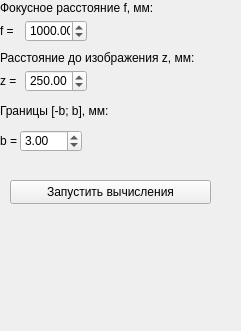
      <widget class="QWidget" name="crossSectionFractionalFourierTransformPage">
       <property name="geometry">
        <rect>
         <x>0</x>
         <y>0</y>
         <width>241</width>
         <height>331</height>
        </rect>
       </property>
       <attribute name="label">
        <string>Дробное преобразование Фурье</string>
       </attribute>
       <widget class="QDoubleSpinBox" name="fCrossSectionInputBox">
        <property name="geometry">
         <rect>
          <x>25</x>
          <y>20</y>
          <width>62</width>
          <height>22</height>
         </rect>
        </property>
        <property name="minimum">
         <double>0.010000000000000</double>
        </property>
        <property name="maximum">
         <double>999999.989999999990687</double>
        </property>
        <property name="value">
         <double>1000.000000000000000</double>
        </property>
       </widget>
       <widget class="QLabel" name="fCrossSectionInputText">
        <property name="geometry">
         <rect>
          <x>0</x>
          <y>20</y>
          <width>21</width>
          <height>21</height>
         </rect>
        </property>
        <property name="text">
         <string>f = </string>
        </property>
       </widget>
       <widget class="QLabel" name="fCrossSectionText">
        <property name="geometry">
         <rect>
          <x>0</x>
          <y>0</y>
          <width>211</width>
          <height>16</height>
         </rect>
        </property>
        <property name="text">
         <string>Фокусное расстояние f, мм:</string>
        </property>
       </widget>
       <widget class="QLabel" name="zFourierText">
        <property name="geometry">
         <rect>
          <x>0</x>
          <y>50</y>
          <width>211</width>
          <height>16</height>
         </rect>
        </property>
        <property name="text">
         <string>Расстояние до изображения z, мм:</string>
        </property>
       </widget>
       <widget class="QDoubleSpinBox" name="zFourierInputBox">
        <property name="geometry">
         <rect>
          <x>25</x>
          <y>70</y>
          <width>62</width>
          <height>22</height>
         </rect>
        </property>
        <property name="minimum">
         <double>0.000000000000000</double>
        </property>
        <property name="maximum">
         <double>999999.989999999990687</double>
        </property>
        <property name="value">
         <double>250.000000000000000</double>
        </property>
       </widget>
       <widget class="QLabel" name="zFourierInputText">
        <property name="geometry">
         <rect>
          <x>0</x>
          <y>70</y>
          <width>21</width>
          <height>21</height>
         </rect>
        </property>
        <property name="text">
         <string>z = </string>
        </property>
       </widget>
       <widget class="QPushButton" name="startCrossSectionFractionalFourierTransformButton">
        <property name="geometry">
         <rect>
          <x>10</x>
          <y>180</y>
          <width>201</width>
          <height>24</height>
         </rect>
        </property>
        <property name="text">
         <string>Запустить вычисления</string>
        </property>
       </widget>
       <widget class="QLabel" name="bCrossSectionFourierText">
        <property name="geometry">
         <rect>
          <x>0</x>
          <y>100</y>
          <width>151</width>
          <height>21</height>
         </rect>
        </property>
        <property name="text">
         <string>Границы [-b; b], мм:</string>
        </property>
       </widget>
       <widget class="QLabel" name="bCrossSectionFourierInputText">
        <property name="geometry">
         <rect>
          <x>0</x>
          <y>130</y>
          <width>21</width>
          <height>21</height>
         </rect>
        </property>
        <property name="text">
         <string>b = </string>
        </property>
       </widget>
       <widget class="QDoubleSpinBox" name="bCrossSectionFourierInputBox">
        <property name="geometry">
         <rect>
          <x>20</x>
          <y>130</y>
          <width>62</width>
          <height>22</height>
         </rect>
        </property>
        <property name="minimum">
         <double>0.010000000000000</double>
        </property>
        <property name="value">
         <double>3.000000000000000</double>
        </property>
       </widget>
      </widget>
